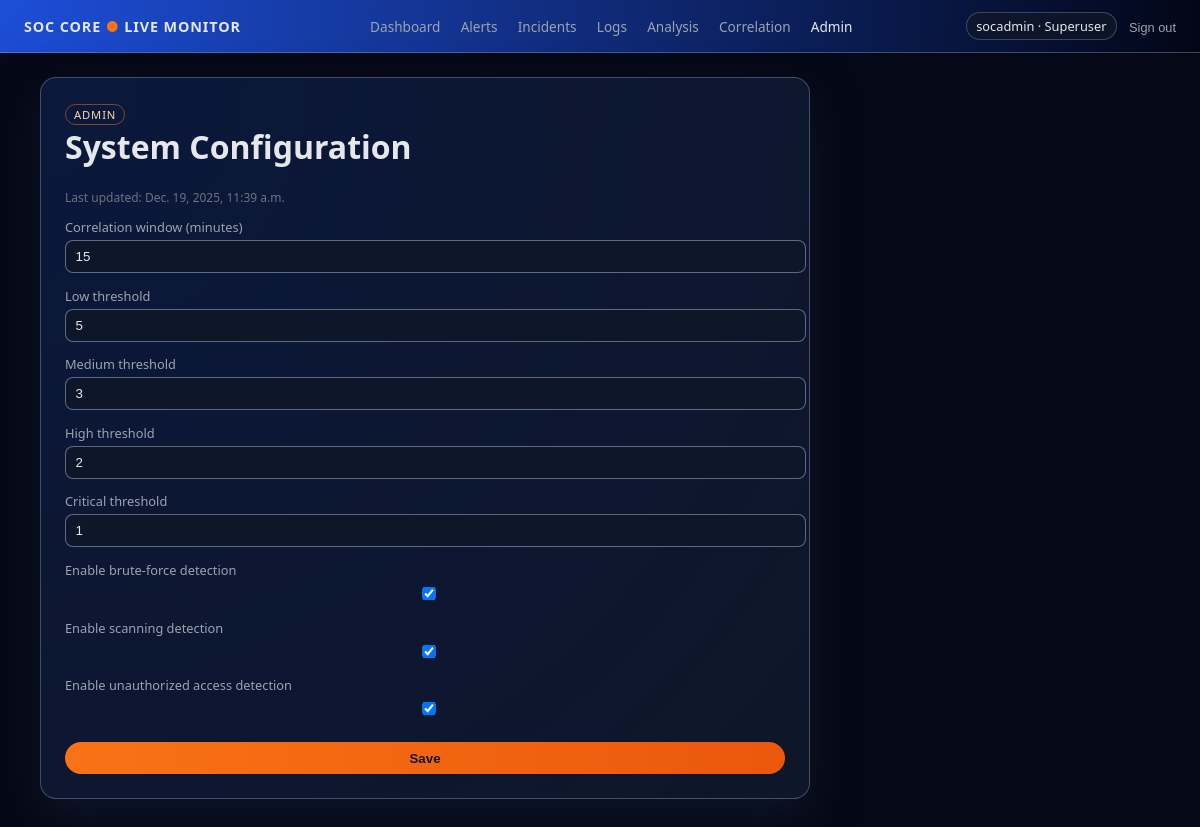
The app's page /admin-console/config/ (signed in) with its own data.
### soc_admin/models.py (models this page shows)
class SOCConfig(models.Model):
    correlation_window_minutes = models.PositiveIntegerField(default=15)
    threshold_low = models.PositiveIntegerField(default=5)
    threshold_medium = models.PositiveIntegerField(default=3)
    threshold_high = models.PositiveIntegerField(default=2)
    threshold_critical = models.PositiveIntegerField(default=1)
    enable_brute_force = models.BooleanField(default=True)
    enable_scanning = models.BooleanField(default=True)
    enable_unauthorized_access = models.BooleanField(default=True)
    updated_at = models.DateTimeField(auto_now=True)
    class Meta:
        verbose_name = "SOC Configuration"
        verbose_name_plural = "SOC Configuration"
    @classmethod
    def get(cls):
        obj = cls.objects.first()
        if not obj:
            obj = cls.objects.create()
        return obj

### soc_admin/decorators.py (the view)
    def _wrapped(request, *args, **kwargs):
        if not request.user.is_authenticated:
            login_url = reverse("soc_auth:login")
            next_url = request.get_full_path()
            return redirect(f"{login_url}?next={next_url}")
        if not (request.user.is_staff or request.user.is_superuser):
            return HttpResponseForbidden("Forbidden")
        return view_func(request, *args, **kwargs)

### soc_admin/forms.py
class SOCConfigForm(forms.ModelForm):
    class Meta:
        model = SOCConfig
        fields = [
            "correlation_window_minutes",
            "threshold_low",
            "threshold_medium",
            "threshold_high",
            "threshold_critical",
            "enable_brute_force",
            "enable_scanning",
            "enable_unauthorized_access",
        ]

### soc_admin/views.py (called while the page is built, shortened)
@admin_required
def config_view(request):
    cfg = SOCConfig.get()
    form = SOCConfigForm(request.POST or None, instance=cfg)
    return render(request, "soc_admin/config.html", {"form": form, "updated_at": cfg.updated_at})

### templates/soc_admin/config.html (shortened to what this page needs)
{% extends "soc_auth/base.html" %}
{% block content %}
<div class="card" style="max-width:720px;">
    <span class="tag">Admin</span>
    <h1>System Configuration</h1>
    <p class="muted">Last updated: {{ updated_at }}</p>
    <form method="post">
        <div class="field">
            <label>Correlation window (minutes)</label>
            {{ form.correlation_window_minutes }}
        </div>
        <div class="field">
            <label>Low threshold</label>
            {{ form.threshold_low }}
        </div>
        <div class="field">
            <label>Medium threshold</label>
            {{ form.threshold_medium }}
        </div>
        <div class="field">
            <label>High threshold</label>
            {{ form.threshold_high }}
        </div>
        <div class="field">
            <label>Critical threshold</label>
            {{ form.threshold_critical }}
        </div>
        <div class="field">
            <label>Enable brute-force detection</label>
            {{ form.enable_brute_force }}
        </div>
        <div class="field">
            <label>Enable scanning detection</label>
            {{ form.enable_scanning }}
        </div>
        <div class="field">
            <label>Enable unauthorized access detection</label>
            {{ form.enable_unauthorized_access }}
        </div>
        <button type="submit" class="btn-primary">Save</button>
    </form>
</div>
{% endblock %}

### templates/soc_auth/base.html (shortened to what this page needs)
<!DOCTYPE html>
<html lang="en">
<head>
</head>
<body>
{% if request.user.is_authenticated and request.resolver_match.url_name != 'login' %}
    <header class="topbar">
        <div class="brand">
            SOC CORE <span style="color:#f97316;">●</span> LIVE MONITOR
        </div>
        <nav class="nav-links">
            <a href="{% url 'soc_auth:dashboard' %}" class="{% if request.resolver_match.url_name == 'dashboard' %}active{% endif %}">Dashboard</a>
            <a href="{% url 'soc_auth:alerts' %}" class="{% if request.resolver_match.url_name == 'alerts' %}active{% endif %}">Alerts</a>
            <a href="{% url 'soc_incidents:incident_list' %}" class="{% if request.resolver_match.namespace == 'soc_incidents' %}active{% endif %}">Incidents</a>
            <a href="{% url 'soc_ingest:raw_log_list' %}" class="{% if request.resolver_match.namespace == 'soc_ingest' %}active{% endif %}">Logs</a>
            <a href="{% url 'soc_analyzer:analysis_results' %}" class="{% if request.resolver_match.namespace == 'soc_analyzer' %}active{% endif %}">Analysis</a>
            <a href="{% url 'soc_correlation:event_list' %}" class="{% if request.resolver_match.namespace == 'soc_correlation' %}active{% endif %}">Correlation</a>
            <a href="{% url 'soc_admin:dashboard' %}" class="{% if request.resolver_match.namespace == 'soc_admin' %}active{% endif %}">Admin</a>
        </nav>
        <div style="display:flex;align-items:center;gap:0.75rem;">
            <span class="user-pill">
                {{ request.user.username }} &middot;
                {% if request.user.is_superuser %}
                    Superuser
                {% elif request.user.groups.first %}
                    {{ request.user.groups.first.name }}
                {% else %}
                    Analyst
                {% endif %}
            </span>
            <form method="post" action="{% url 'soc_auth:logout' %}">
                <button type="submit" class="btn-link">Sign out</button>
            </form>
        </div>
    </header>
{% endif %}
<main class="layout">
    {% block content %}{% endblock %}
</main>
</body>
</html>

### templates/soc_auth/base.html (style rules this page uses)
body { margin: 0; font-family: system-ui, -apple-system, BlinkMacSystemFont, "Segoe UI", sans-serif; background: #050816; color: #e5e7eb; }
.topbar { display: flex; justify-content: space-between; align-items: center; padding: 0.75rem 1.5rem; background: radial-gradient(circle at top left, #1d4ed8, #020617); border-bottom: 1px solid rgba(148, 163, 184, 0.4); }
.brand { font-weight: 600; letter-spacing: 0.06em; text-transform: uppercase; font-size: 0.9rem; }
.nav-links a { color: #9ca3af; text-decoration: none; margin-left: 1rem; font-size: 0.85rem; }
.nav-links a.active { color: #e5e7eb; font-weight: 500; }
.user-pill { font-size: 0.8rem; padding: 0.25rem 0.6rem; background: rgba(15, 23, 42, 0.8); border-radius: 999px; border: 1px solid rgba(148, 163, 184, 0.35); }
.layout { max-width: 1120px; margin: 1.5rem auto; padding: 0 1rem 2rem; }
.card { background: radial-gradient(circle at top left, rgba(37, 99, 235, 0.18), rgba(15, 23, 42, 0.96)); border-radius: 1rem; border: 1px solid rgba(148, 163, 184, 0.4); padding: 1.5rem; box-shadow: 0 18px 45px rgba(15, 23, 42, 0.85); }
.card h1, .card h2 { margin-top: 0; }
.tag { display: inline-flex; align-items: center; padding: 0.1rem 0.5rem; border-radius: 999px; border: 1px solid rgba(249, 115, 22, 0.5); font-size: 0.7rem; text-transform: uppercase; letter-spacing: 0.08em; color: #fed7aa; }
.btn-link { border: none; background: transparent; color: #9ca3af; cursor: pointer; font-size: 0.8rem; padding: 0; }
.field { margin-bottom: 0.85rem; }
.field label { display: block; font-size: 0.8rem; margin-bottom: 0.25rem; color: #9ca3af; }
.field input { width: 100%; padding: 0.5rem 0.6rem; border-radius: 0.5rem; border: 1px solid rgba(148, 163, 184, 0.6); background: rgba(15, 23, 42, 0.9); color: #e5e7eb; }
.btn-primary { width: 100%; border-radius: 999px; padding: 0.55rem 0.75rem; border: none; margin-top: 0.5rem; background: linear-gradient(to right, #f97316, #ea580c); color: #111827; font-weight: 600; cursor: pointer; }
.muted { font-size: 0.75rem; color: #6b7280; }

### records on screen
SOCConfig: updated_at "Dec. 19, 2025, 11:39 a.m.", correlation_window_minutes "15", threshold_low "5", threshold_medium "3", threshold_high "2", threshold_critical "1", enable_brute_force "☑", enable_scanning "☑", enable_unauthorized_access "☑"

### other values on screen
{{ request.user.username }} "socadmin"
